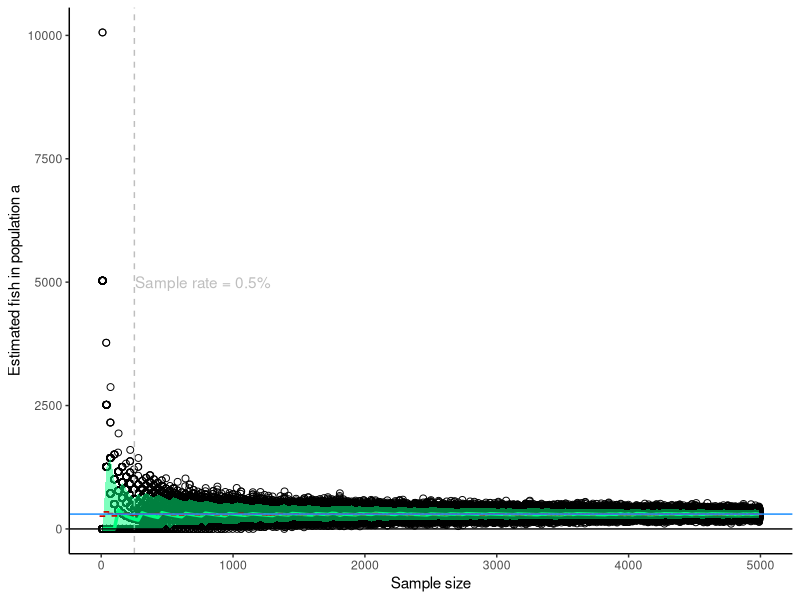
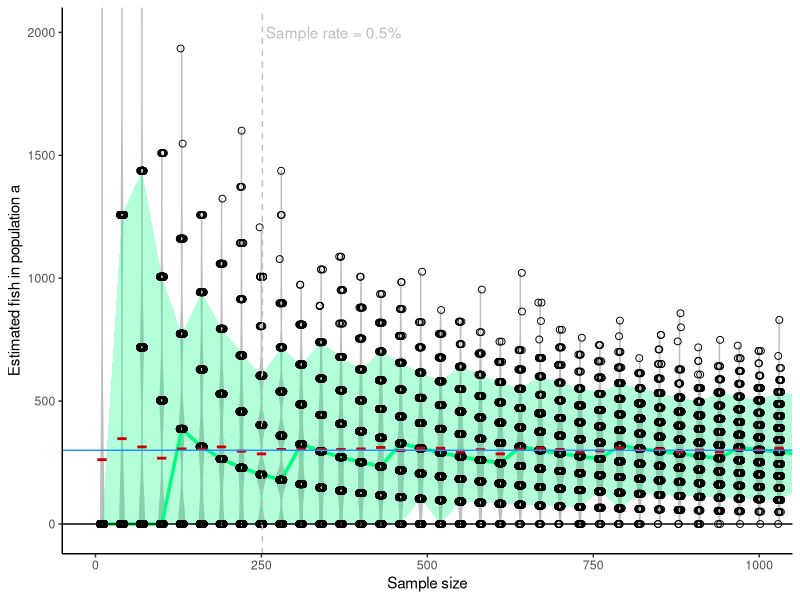
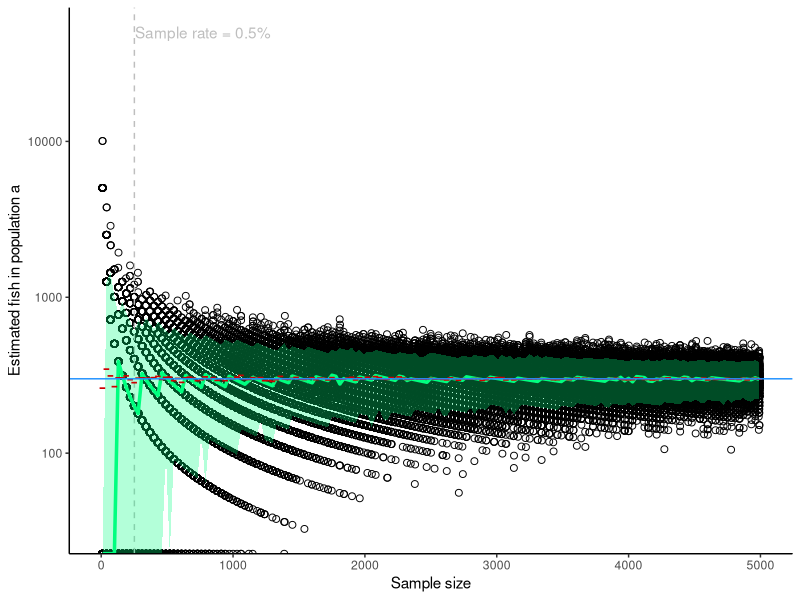

These charts were generated, in order, by the following R code:
## ---- chunk 1
knitr::opts_chunk$set(echo = TRUE)
library(ggplot2)
library(dplyr)
options(scipen = 1000000)
## ---- chunk 2

pop_a <- 300 # Number of fish in population a
pop_b <- 50000 # number of fish not in population a
n_catch <- sum(pop_a, pop_b) # total fish caught
fish_caught <- c(rep(1, pop_a), rep(0, pop_b)) # vector of 1 and 0, 1 if fish is population a
true_prop <- pop_a / n_catch  # 'true' proportion of population a fish
min_sample_size <- 10
max_sample_size <- 5000
step_sample_size <- 30
n_reps_sample <- 500
sample_size <- rep(seq( min_sample_size , max_sample_size, by=step_sample_size), each= n_reps_sample)
hypo_sample_rate <- 0.005  # hypothetical low sample rate to compare on figures, as a reference

# Get estimated proportion population a by sampling fish caught with repeated samples of various sample sizes
estimated_prop <- sapply( sample_size, function(x) {
                          sum(sample(fish_caught, size = x)) / x
                          }
        )

s <- data.frame(sample_size, estimated_prop)
s$estimated_pop_a <- s$estimated_prop * n_catch


s_sum <- s %>% group_by(sample_size) %>% summarise(mean_pop_a = mean(estimated_pop_a, na.rm=TRUE), 
                                                 median_pop_a = median(estimated_pop_a, na.rm=TRUE),
                                                 q_up = quantile(estimated_pop_a, 0.05), 
                                                 q_low = quantile(estimated_pop_a, 0.95))

## ---- chunk 3
quantile_colour <- "springgreen"
median_colour <- "springgreen"
mean_colour <- "red3"

## ---- chunk 4

ggplot() +
  #geom_violin(data = s,aes(x = sample_size, y = estimated_pop_a, group = sample_size), fill="gray", colour="gray")   +
  geom_point( data = s,aes( x = sample_size, y = estimated_pop_a), shape=1, size=2, position = position_jitter(width=3)) +
  geom_vline(aes(xintercept = hypo_sample_rate * n_catch), colour="gray", linetype=2) +
  geom_text(aes(x=hypo_sample_rate * n_catch + 5, y=5000, label=paste0("Sample rate = ", hypo_sample_rate*100, "%")), hjust = 0, colour="gray") +
  geom_ribbon(data = s_sum , aes(ymin=q_up, ymax=q_low, x=sample_size), alpha=0.5, fill=quantile_colour) +
    geom_line(data = s_sum , aes(y=median_pop_a, x=sample_size), linewidth=1.2, colour=median_colour) +
geom_point(data = s_sum , aes(y=mean_pop_a, x=sample_size), colour=mean_colour, shape=45, size=4, stroke=3) +
  ylab("Estimated fish in population a") + 
  xlab("Sample size") +
  geom_hline(aes(yintercept=0)) +
  geom_hline(aes(yintercept=pop_a), colour="dodgerblue") +
  #geom_text(aes(x=500, y=pop_a-200, label=paste0("Actual population = ", pop_a)),vjust=0, colour="dodgerblue") + 
  coord_cartesian() +
  theme_classic()

## ---- chunk 5

ggplot() + 
  geom_violin(data = s,aes(x = sample_size, y = estimated_pop_a, group = sample_size), fill="gray", colour="gray")   +
  geom_ribbon(data = s_sum , aes(ymin=q_up, ymax=q_low, x=sample_size), alpha=0.3, fill=quantile_colour) +
    geom_line(data = s_sum , aes(y=median_pop_a, x=sample_size), linewidth=1.2, colour=median_colour) +
geom_point(data=s, aes( x = sample_size, y = estimated_pop_a), shape=1, size=2, position = position_jitter(width=3)) +
  geom_vline(aes(xintercept = hypo_sample_rate * n_catch), colour="gray", linetype=2) +
  geom_text(aes(x=hypo_sample_rate * n_catch + 5, y=2000, label=paste0("Sample rate = ", hypo_sample_rate*100, "%")), hjust = 0, colour="gray") +
  geom_point(data = s_sum , aes(y=mean_pop_a, x=sample_size), colour=mean_colour, shape=45, size=6, stroke=6) +
 geom_hline(aes(yintercept=0)) +
  ylab("Estimated fish in population a") +
  xlab("Sample size") +
  geom_hline(aes(yintercept=pop_a), colour="dodgerblue") +
  #geom_text(aes(x=200, y=pop_a-300, label=paste0("Actual population = ", pop_a)), vjust=0, colour="dodgerblue") + 
  coord_cartesian(xlim=c(0,1000), ylim = c(-20,2000)) +
  theme_classic()

## ---- chunk 6
# 
# max_est <- max(s$estimated_pop_a)
# 
# ggplot(data = s, aes( x = sample_size, y = estimated_pop_a)) +
#   #geom_violin(aes(group = sample_size), fill="gray", colour="gray")   +
#   geom_point( aes( x = sample_size, y = estimated_pop_a), shape=1, size=2, position = position_jitter(width=3)) +
#   geom_vline(aes(xintercept = hypo_sample_rate * n_catch), colour="gray", linetype=2) +
#   geom_text(aes(x=hypo_sample_rate * n_catch + 5, y=50000, label=paste0("Sample rate = ", hypo_sample_rate*100, "%")), hjust = 0, colour="gray") +  
#   geom_point(data = s_sum , aes(y=mean_pop_a, x=sample_size), colour="gray") +
#   geom_point(data = s_sum , aes(y=median_pop_a, x=sample_size), colour=quantile_colour) +
#   ylab("Estimated fish in population a") +
#   geom_hline(aes(yintercept=0)) +
#   scale_y_log10() +
#   geom_hline(aes(yintercept=pop_a), colour="dodgerblue") +
#   #geom_text(aes(x=200, y=pop_a, label=paste0("Actual population = ", pop_a)), vjust=0, colour="dodgerblue") + 
#   coord_cartesian(xlim=c(0,1000)) +
#   theme_classic()
# 
## ---- chunk 7
max_est <- max(s$estimated_pop_a)

ggplot() +
   geom_point(data=s, aes( x = sample_size, y = estimated_pop_a), shape=1, size=2, position = position_jitter(width=3)) +
  geom_vline(aes(xintercept = hypo_sample_rate * n_catch), colour="gray", linetype=2) +
  geom_ribbon(data = s_sum , aes(ymin=q_up, ymax=q_low, x=sample_size), alpha=0.3, fill=quantile_colour) +
   geom_line(data = s_sum , aes(y=median_pop_a, x=sample_size), linewidth=1.2, colour=median_colour) +
geom_text(aes(x=hypo_sample_rate * n_catch + 5, y=50000, label=paste0("Sample rate = ", hypo_sample_rate*100, "%")), hjust = 0, colour="gray") +
  geom_hline(aes(yintercept=0)) +    
  geom_point(data = s_sum , aes(y=mean_pop_a, x=sample_size), colour=mean_colour, shape=45, size=4, stroke=3) +
  ylab("Estimated fish in population a") +
  xlab("Sample size") +
 geom_hline(aes(yintercept=0)) +
  scale_y_log10()+
  geom_hline(aes(yintercept=pop_a), colour="dodgerblue") +
  #geom_text(aes(x=200, y=pop_a, label=paste0("Actual population = ", pop_a)), vjust=0, colour="dodgerblue") + 
  coord_cartesian() +
  theme_classic()

